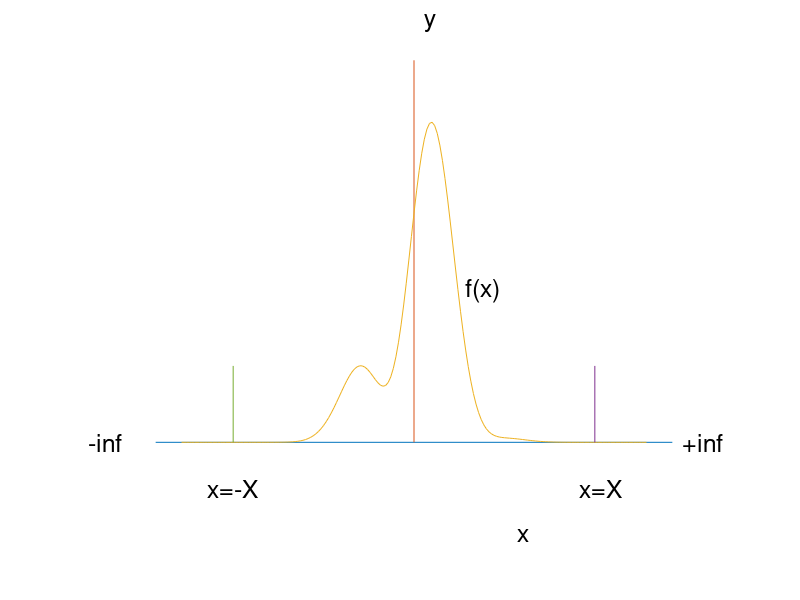

The MATLAB script that drew this image:
% f5_5 
% Copyright S. Nakamura, 1995
set(gcf, 'NumberTitle','off','Name', 'Figure 5.5')

clear clg,hold off
p0=[-6,0];
p1=[0,6];
%axis([-6,6,-2,6])
plot([-5,5], [0,0]), hold on
plot([0,0],[0,5])
text(2,-1.2,'x','FontSize', [18])
text(0.2,5.5,'y','FontSize', [18])

text(5.2,0,'+inf','FontSize', [18])
text(-6.3,0,'-inf','FontSize', [18])
text(1,2,'f(x)','FontSize', [18])
x=-4.5:0.05:4.5;  a=-0.2;
y=3*exp(-x.^2).*(1+ sin(3*x)/1.5);
plot(x,y)

plot([3.5 3.5],[0 1])
plot([-3.5 -3.5],[0 1])
text(3.2,-0.6,'x=X','FontSize', [18])
text(-4.0,-0.6,'x=-X','FontSize', [18])

axis([-6,6,-1.2,5.2])
axis('off')
%print fig5_5.ps
